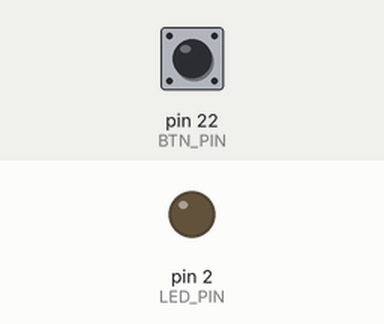
The sketch below on a simulated Arduino Mega 2560, built with avr-gcc and run on an emulated ATmega2560. Shown: output pins drawn as LEDs (lit = HIGH). Inputs (shaded band) come from the test bench; at power-on: pin 22 (BTN_PIN) HIGH.

Above: at 1.2 s.
1.3 s: pin 22 (BTN_PIN) pulled LOW for 0.15 s
At 2.5 s:
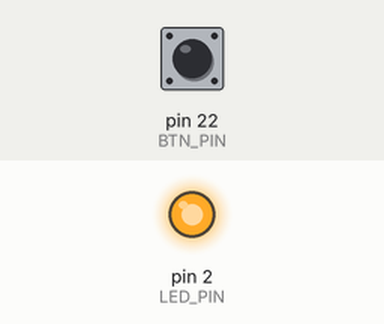
2.9 s: pin 22 (BTN_PIN) pulled LOW for 1 s
At 3.7 s:
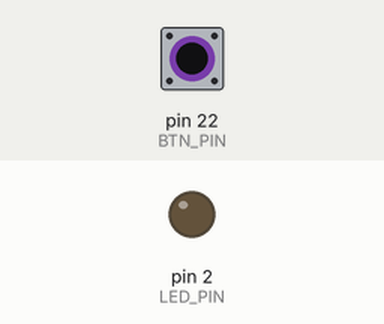
5.4 s: pin 22 (BTN_PIN) pulled LOW for 3.2 s
At 5.7 s:
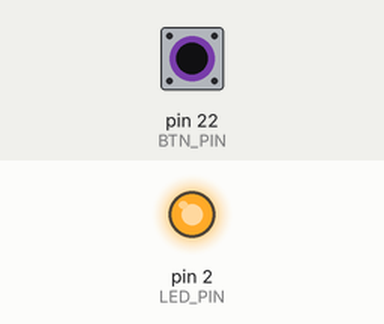
Timing chart, 0 to 8.4 s (numbered marks = the images above; inputs shaded):
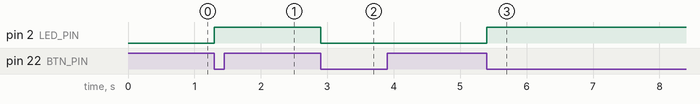

Measured:
- after the input at 1.3 s, pin 2 (LED_PIN): LOW → HIGH at once
- after the input at 2.9 s, pin 2 (LED_PIN): HIGH → LOW at once
- after the input at 5.4 s, pin 2 (LED_PIN): LOW → HIGH at once

The sketch:

Toggle_Button.ino
```cpp
//**************************************************************//
//  Name    : Toggle_Button
//  Author  : Jose Luis Figueroa
//  Date    : 16 Feb, 2021
//  Board   : Arduino
//  Version : 1.0
//  Notes   : Toggle a button and change the state of a Led
//**************************************************************//
//Pins
const uint8_t BTN_PIN = 22;
const uint8_t LED_PIN = 2;
//Variable
uint8_t flag = 0;

void setup()
{
    //Set up the led
    pinMode(LED_PIN, OUTPUT);
}

void loop()
{
    //Pull-up logic (Reverse logic with button)
    if(digitalRead(BTN_PIN) == LOW && flag == 0)
    {
        if(digitalRead(LED_PIN) == HIGH)
        {
            digitalWrite(LED_PIN, LOW);
            delay(200);
            flag = 1;
        }else
        {
            digitalWrite(LED_PIN, HIGH);
            delay(200);
            flag = 1;
        }
    }else if (digitalRead(BTN_PIN) == HIGH)
    {
        flag = 0;
    }
}
```
